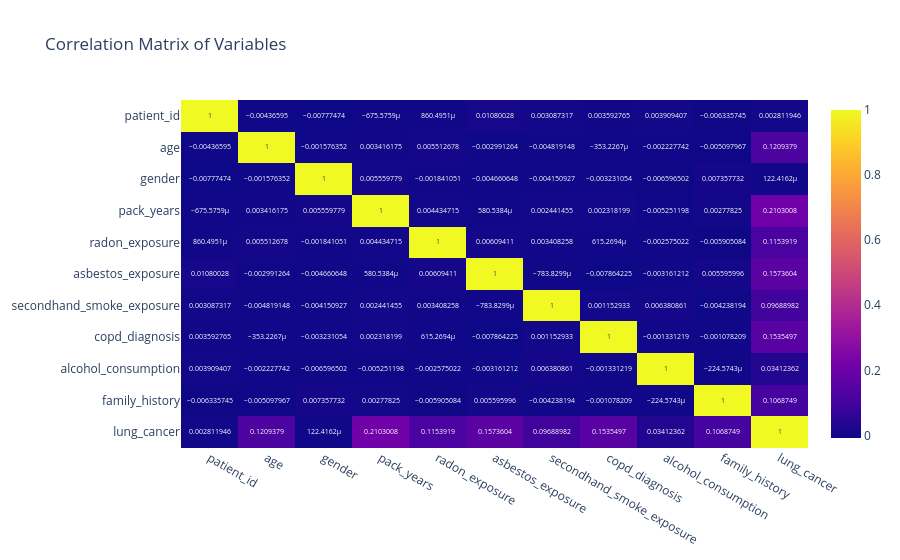
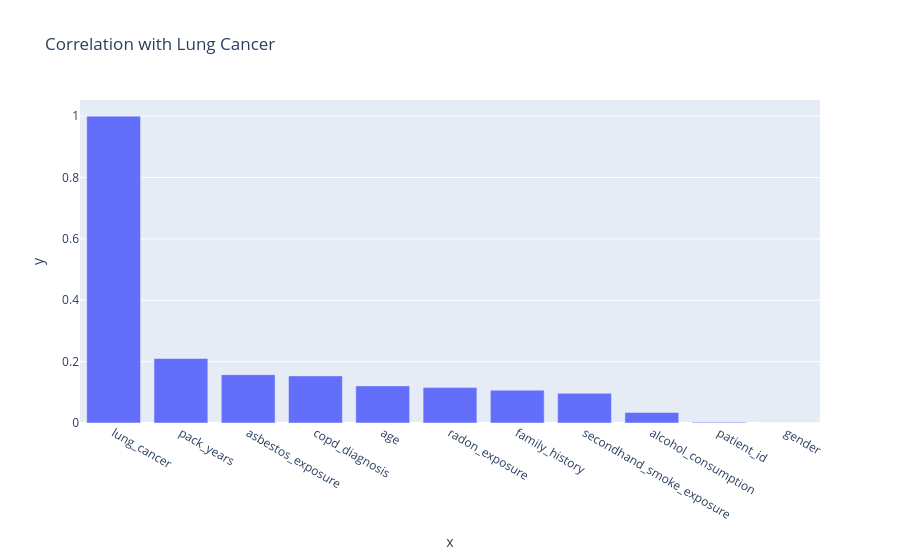

The notebook cell these images were saved under, in order:
### Code cell
# Convert categorical variables to numerical for correlation analysis
df_numeric = df.copy()

# Encode categorical variables
mapping_dict = {
    'gender': {'Male': 1, 'Female': 0},
    'radon_exposure': {'Low': 0, 'Medium': 1, 'High': 2},
    'asbestos_exposure': {'No': 0, 'Yes': 1},
    'secondhand_smoke_exposure': {'No': 0, 'Yes': 1},
    'copd_diagnosis': {'No': 0, 'Yes': 1},
    'alcohol_consumption': {'None': 0, 'Moderate': 1, 'Heavy': 2},
    'family_history': {'No': 0, 'Yes': 1},
    'lung_cancer': {'No': 0, 'Yes': 1}
}

for col, mapping in mapping_dict.items():
    df_numeric[col] = df_numeric[col].map(mapping)

# Calculate correlation matrix
corr_matrix = df_numeric.corr()

# Create heatmap
fig = px.imshow(corr_matrix, text_auto=True, aspect="auto", 
                title="Correlation Matrix of Variables")
fig.show()

# Focus on correlation with lung cancer
lung_cancer_corr = corr_matrix['lung_cancer'].sort_values(ascending=False)
fig = px.bar(x=lung_cancer_corr.index, y=lung_cancer_corr.values,
             title="Correlation with Lung Cancer")
fig.show()

### Figure 1 — Plotly figure (JSON) as saved in the notebook; plotly's stock layout.template omitted (floating-point values rounded to 4 significant figures)
{"data": [{"coloraxis": "coloraxis", "hovertemplate": "x: %{x}<br>y: %{y}<br>color: %{z}<extra></extra>", "name": "0", "texttemplate": "%{z}", "type": "heatmap", "x": ["patient_id", "age", "gender", "pack_years", "radon_exposure", "asbestos_exposure", "secondhand_smoke_exposure", "copd_diagnosis", "alcohol_consumption", "family_history", "lung_cancer"], "xaxis": "x", "y": ["patient_id", "age", "gender", "pack_years", "radon_exposure", "asbestos_exposure", "secondhand_smoke_exposure", "copd_diagnosis", "alcohol_consumption", "family_history", "lung_cancer"], "yaxis": "y", "z": [[1.0, -0.004366, -0.007775, -0.0006756, 0.0008605, 0.0108, 0.003087, 0.003593, 0.003909, -0.006336, 0.002812], [-0.004366, 1.0, -0.001576, 0.003416, 0.005513, -0.002991, -0.004819, -0.0003532, -0.002228, -0.005098, 0.1209], [-0.007775, -0.001576, 1.0, 0.00556, -0.001841, -0.004661, -0.004151, -0.003231, -0.006597, 0.007358, 0.0001224], [-0.0006756, 0.003416, 0.00556, 1.0, 0.004435, 0.0005805, 0.002441, 0.002318, -0.005251, 0.002778, 0.2103], [0.0008605, 0.005513, -0.001841, 0.004435, 1.0, 0.006094, 0.003408, 0.0006153, -0.002575, -0.005905, 0.1154], [0.0108, -0.002991, -0.004661, 0.0005805, 0.006094, 1.0, -0.0007838, -0.007864, -0.003161, 0.005596, 0.1574], [0.003087, -0.004819, -0.004151, 0.002441, 0.003408, -0.0007838, 1.0, 0.001153, 0.006381, -0.004238, 0.09689], [0.003593, -0.0003532, -0.003231, 0.002318, 0.0006153, -0.007864, 0.001153, 1.0, -0.001331, -0.001078, 0.1535], [0.003909, -0.002228, -0.006597, -0.005251, -0.002575, -0.003161, 0.006381, -0.001331, 1.0, -0.0002246, 0.03412], [-0.006336, -0.005098, 0.007358, 0.002778, -0.005905, 0.005596, -0.004238, -0.001078, -0.0002246, 1.0, 0.1069], [0.002812, 0.1209, 0.0001224, 0.2103, 0.1154, 0.1574, 0.09689, 0.1535, 0.03412, 0.1069, 1.0]]}], "layout": {"coloraxis": {"colorscale": [[0, "#0d0887"], [0.1111, "#46039f"], [0.2222, "#7201a8"], [0.3333, "#9c179e"], [0.4444, "#bd3786"], [0.5556, "#d8576b"], [0.6667, "#ed7953"], [0.7778, "#fb9f3a"], [0.8889, "#fdca26"], [1, "#f0f921"]]}, "title": {"text": "Correlation Matrix of Variables"}, "xaxis": {"anchor": "y", "domain": [0, 1]}, "yaxis": {"anchor": "x", "autorange": "reversed", "domain": [0, 1]}}}

### Figure 2 — Plotly figure (JSON) as saved in the notebook; plotly's stock layout.template omitted (floating-point values rounded to 4 significant figures)
{"data": [{"hovertemplate": "x=%{x}<br>y=%{y}<extra></extra>", "legendgroup": "", "marker": {"color": "#636efa", "pattern": {"shape": ""}}, "name": "", "orientation": "v", "showlegend": false, "textposition": "auto", "type": "bar", "x": ["lung_cancer", "pack_years", "asbestos_exposure", "copd_diagnosis", "age", "radon_exposure", "family_history", "secondhand_smoke_exposure", "alcohol_consumption", "patient_id", "gender"], "xaxis": "x", "y": [1.0, 0.2103, 0.1574, 0.1535, 0.1209, 0.1154, 0.1069, 0.09689, 0.03412, 0.002812, 0.0001224], "yaxis": "y"}], "layout": {"barmode": "relative", "legend": {"tracegroupgap": 0}, "title": {"text": "Correlation with Lung Cancer"}, "xaxis": {"anchor": "y", "domain": [0, 1], "title": {"text": "x"}}, "yaxis": {"anchor": "x", "domain": [0, 1], "title": {"text": "y"}}}}
